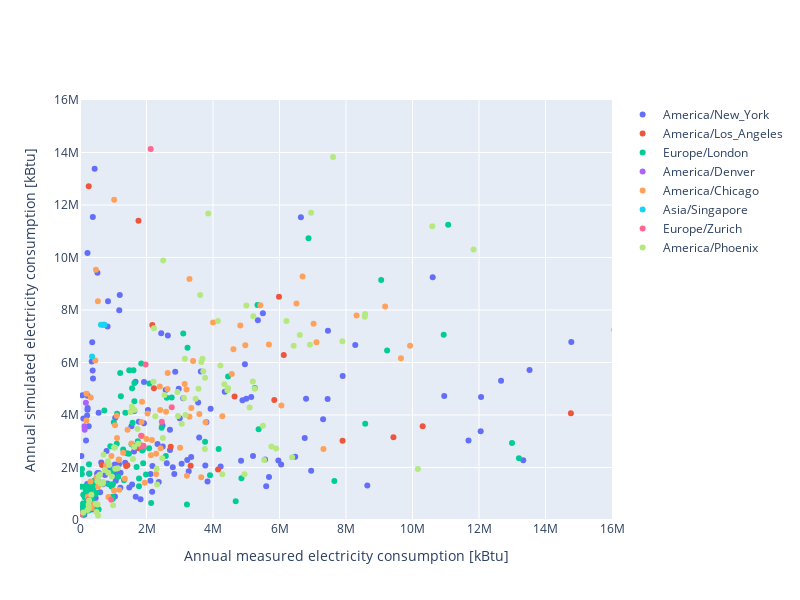

Notebook code cell kept with this figure:
### Code cell
entries = df_summary.timezone.unique()
fig = go.Figure()

for entry in entries:
    df_filtered = df_summary[df_summary['timezone'] == entry]
    
    fig.add_trace(go.Scatter(
        x=df_filtered.elec_kbtu_measured, 
        y=df_filtered.elec_kbtu_simulated,
        mode='markers',
        name=entry,
    ))
    

fig.update_layout(
    width = 800,
    height = 600,
    xaxis = dict(
        range = [0, 16000000],
        title_text = 'Annual measured electricity consumption [kBtu]',
        nticks=10,
    ),
    yaxis = dict(
        range = [0, 16000000],
        title_text = 'Annual simulated electricity consumption [kBtu]',
        nticks=10,
    ),
)

fig.show()
